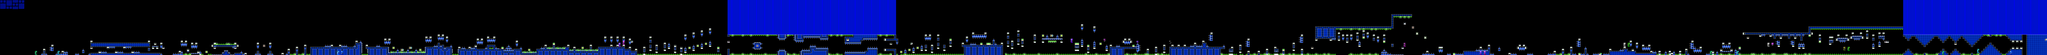

Rendered tile map (Tiled .tmx) drawn with the repository's tilesets; below, a short description and the map source with its tile grids summarised:
An orthogonal 996x27 tile map with 16x16 px tiles, 2 tile layers (SP, ...), 2 tilesets, 2 image layers.

<map version="1.10" tiledversion="1.11.2" orientation="orthogonal" renderorder="right-down" width="996" height="27" tilewidth="16" tileheight="16" infinite="0" nextlayerid="5" nextobjectid="1">
 <editorsettings>
  <chunksize width="16" height="27" />
  <export target="timemachine.csv" format="csv" />
 </editorsettings>
 <tileset firstgid="1" name="famidash" tilewidth="16" tileheight="16" tilecount="256" columns="16">
  <image source="../../../GRAPHICS/famidash.bmp" width="256" height="256" />
 </tileset>
 <tileset firstgid="257" name="sprites" tilewidth="16" tileheight="16" tilecount="256" columns="16">
  <image source="../../../GRAPHICS/sprites.png" width="256" height="256" />
 </tileset>
 <imagelayer id="3" name="Image Layer 1" parallaxx="0.9" parallaxy="0.9" repeatx="1" repeaty="1">
  <image source="../../../GRAPHICS/Old/parallax Blue.bmp" width="144" height="72" />
 </imagelayer>
 <imagelayer id="4" name="Image Layer 2" offsetx="0" offsety="432" repeatx="1">
  <image source="../../../GRAPHICS/ground.bmp" width="64" height="128" />
 </imagelayer>
 <layer id="1" width="996" height="27">
  <data>[26892 cells, 5564 non-empty, 52 distinct tile ids]</data>
 </layer>
 <layer id="2" name="SP" width="996" height="27">
  <data>[26892 cells, 464 non-empty, 51 distinct tile ids]</data>
 </layer>
</map>
